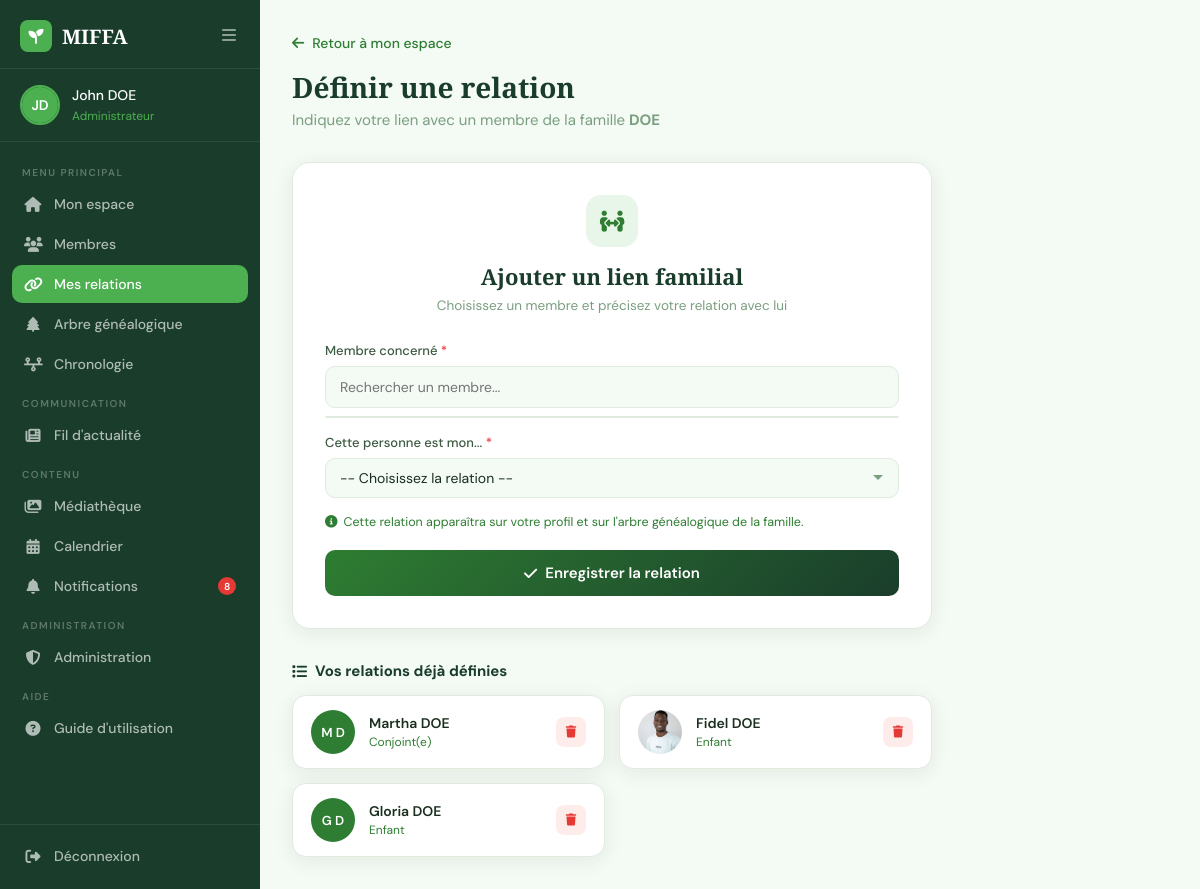
/accounts/relations/add/ (signed in), run on the app's committed database.
### accounts/models.py (models this page shows, shortened)
class User(AbstractUser):
    ROLE_CHOICES = (
        ('admin', 'Administrateur'),
        ('member', 'Membre'),
    )
    GENDER_CHOICES = (
        ('M', 'Homme'),
        ('F', 'Femme'),
    )
    email = models.EmailField(unique=True)
    first_name = models.CharField(max_length=150)
    last_name = models.CharField(max_length=150)
    role = models.CharField(max_length=20, choices=ROLE_CHOICES, default='member')
    photo = models.ImageField(upload_to='profiles/', null=True, blank=True)
    bio = models.TextField(blank=True)
    birth_date = models.DateField(default='2000-01-01')
    profession = models.CharField(max_length=150, blank=True)
    phone = models.CharField(max_length=20, blank=True)
    city = models.CharField(max_length=100, blank=True)
    gender = models.CharField(max_length=1, choices=GENDER_CHOICES)
    hide_email = models.BooleanField(default=False)
    hide_birth_date = models.BooleanField(default=False)
    hide_phone = models.BooleanField(default=False)
    hide_profession = models.BooleanField(default=False)
    hide_city = models.BooleanField(default=False)
    is_deceased = models.BooleanField(default=False)
    deceased_marked_by = models.ForeignKey(
        'self', on_delete=models.SET_NULL,
        null=True, blank=True,
        related_name='marked_deceased'
    )
    deceased_at = models.DateTimeField(null=True, blank=True)
    relation_to_family = models.CharField(max_length=100, blank=True, default='')
    family = models.ForeignKey(
        'Family',
        on_delete=models.SET_NULL,
        null=True, blank=True,
        related_name='members'
    )

class Family(models.Model):
    name = models.CharField(max_length=150)
    code = models.CharField(max_length=10, unique=True, blank=True, null=True)
    banner = models.ImageField(upload_to='Bannieres/', null=True, blank=True)
    created_by = models.ForeignKey(
        'User', on_delete=models.SET_NULL,
        null=True, related_name='created_families'
    )
    created_at = models.DateTimeField(auto_now_add=True)

class Relation(models.Model):
    RELATION_CHOICES = (
        ('parent', 'Parent'),
        ('enfant', 'Enfant'),
        ('conjoint', 'Conjoint(e)'),
        ('frere_soeur', 'Frère / Sœur'),
        ('cousin', 'Cousin(e)'),
        ('grand_parent', 'Grand-parent'),
        ('petit_enfant', 'Petit-enfant'),
        ('oncle_tante', 'Oncle / Tante'),
        ('neveu_niece', 'Neveu / Nièce'),
        ('autre', 'Autre'),
    )
    member = models.ForeignKey('User', on_delete=models.CASCADE, related_name='relations_from')
    related_member = models.ForeignKey('User', on_delete=models.CASCADE, related_name='relations_to')
    relation_type = models.CharField(max_length=20, choices=RELATION_CHOICES)
    created_at = models.DateTimeField(auto_now_add=True)
    class Meta:
        unique_together = ('member', 'related_member')

### accounts/decorators.py (the view)
    def wrapper(request, *args, **kwargs):
        if request.user.is_authenticated and request.user.role == 'member' and not request.user.family:
            from .models import JoinRequest
            has_pending = JoinRequest.objects.filter(user=request.user, status='pending').exists()
            if has_pending:
                messages.warning(request, "Votre demande d'adhésion est en attente d'approbation.")
                return redirect('dashboard')
        return view_func(request, *args, **kwargs)

### accounts/context_processors.py (called while the page is built)
def pending_relation_requests(request):
    if request.user.is_authenticated:
        relation_count = RelationRequest.objects.filter(to_user=request.user, status='pending').count()
        notif_count = Notification.objects.filter(user=request.user, is_read=False).count()
        return {
            'pending_relation_count': relation_count,
            'unread_notif_count': notif_count,
        }
    return {'pending_relation_count': 0, 'unread_notif_count': 0}

### accounts/views.py (called while the page is built, shortened)
@login_required
@approved_required
def add_relation(request):
    existing_relations = Relation.objects.filter(member=request.user).select_related('related_member')
    sent_requests = RelationRequest.objects.filter(from_user=request.user, status='pending').select_related('to_user')
    received_requests = RelationRequest.objects.filter(to_user=request.user, status='pending').select_related(
        'from_user')
    return render(request, 'accounts/add_relation.html', {
        'existing_relations': existing_relations,
        'sent_requests': sent_requests,
        'received_requests': received_requests,
    })

### accounts/templates/accounts/add_relation.html (shortened to what this page needs)
{% load static %}
<!DOCTYPE html>
<html lang="fr">
<head>
    <link rel="stylesheet" href="https://cdnjs.cloudflare.com/ajax/libs/font-awesome/6.5.0/css/all.min.css">
    <link rel="stylesheet" href="{% static 'global.css' %}">
    <link rel="stylesheet" href="{% static 'accounts/css/dashboard.css' %}">
    <link rel="stylesheet" href="{% static 'accounts/css/members.css' %}">
    <link rel="stylesheet" href="{% static 'accounts/css/relations.css' %}">
</head>
<body>
<aside class="sidebar" id="sidebar">
    <div class="sidebar-header">
        <a href="{% url 'indexOfAccounts' %}" class="logo">
            <div class="logo-icon"><i class="fa-solid fa-seedling"></i></div>
            <span>MIFFA</span>
        </a>
        <button class="sidebar-toggle" onclick="toggleSidebar()">
            <i class="fa-solid fa-bars"></i>
        </button>
    </div>
    <div class="sidebar-user">
        <div class="user-avatar">
            {% if user.photo %}
            <img src="{{ user.photo.url }}" alt="{{ user.first_name }}">
            {% else %}
            <div class="avatar-placeholder">
                {{ user.first_name|first|upper }}{{ user.last_name|first|upper }}
            </div>
            {% endif %}
        </div>
        <div class="user-info">
            <span class="user-name">{{ user.first_name }} {{ user.last_name }}</span>
            <span class="user-role">{{ user.get_role_display }}</span>
        </div>
    </div>
    <nav class="sidebar-nav">
        <div class="nav-section-label">Menu principal</div>
        <a href="{% url 'dashboard' %}" class="nav-item">
            <i class="fa-solid fa-house"></i>
            <span>Mon espace</span>
        </a>
        <a href="{% url 'members_list' %}" class="nav-item">
            <i class="fa-solid fa-users"></i>
            <span>Membres</span>
        </a>
        <a href="{% url 'add_relation' %}" class="nav-item active">
            <i class="fa-solid fa-link"></i>
            <span>Mes relations</span>
        </a>
        <a href="{% url 'family_tree' %}" class="nav-item">
            <i class="fa-solid fa-tree"></i>
            <span>Arbre généalogique</span>
        </a>
        <a href="{% url 'timeline_view' %}" class="nav-item">
            <i class="fa-solid fa-timeline"></i>
            <span>Chronologie</span>
        </a>
        <div class="nav-section-label">Communication</div>
        <a href="{% url 'news_feed' %}" class="nav-item">
            <i class="fa-solid fa-newspaper"></i>
            <span>Fil d'actualité</span>
        </a>
        <div class="nav-section-label">Contenu</div>
        <a href="{% url 'media_library' %}" class="nav-item">
            <i class="fa-solid fa-images"></i>
            <span>Médiathèque</span>
        </a>
        <a href="{% url 'calendar_view' %}" class="nav-item">
            <i class="fa-solid fa-calendar-days"></i>
            <span>Calendrier</span>
        </a>
        <a href="{% url 'notifications' %}" class="nav-item">
            <i class="fa-solid fa-bell"></i>
            <span>Notifications</span>
            {% if unread_notif_count %}
            <span class="notif-badge" style="position:relative;top:auto;right:auto;margin-left:auto;">
                    {{ unread_notif_count }}
                </span>
            {% endif %}
        </a>
        {% if user.role == 'admin' %}
        <div class="nav-section-label">Administration</div>
        <a href="{% url 'admin_panel' %}" class="nav-item">
            <i class="fa-solid fa-shield-halved"></i>
            <span>Administration</span>
        </a>
        {% endif %}
        <div class="nav-section-label">Aide</div>
        <a href="{% url 'user_guide' %}" class="nav-item">
            <i class="fa-solid fa-circle-question"></i>
            <span>Guide d'utilisation</span>
        </a>
    </nav>
    <div class="sidebar-footer">
        <a href="{% url 'deconnexion' %}" class="nav-item logout">
            <i class="fa-solid fa-right-from-bracket"></i>
            <span>Déconnexion</span>
        </a>
    </div>
</aside>
<main class="main-content">
    <div class="topbar">
        <div class="topbar-left">
            <a href="{% url 'dashboard' %}" class="back-link">
                <i class="fa-solid fa-arrow-left"></i> Retour à mon espace
            </a>
            <h1>Définir une relation</h1>
            <p>Indiquez votre lien avec un membre de la famille <strong>{{ user.family.name }}</strong></p>
        </div>
    </div>
    <section class="relation-form-section">
        <div class="relation-form-card">
            <div class="relation-form-header">
                <div class="form-icon"><i class="fa-solid fa-people-arrows"></i></div>
                <h3>Ajouter un lien familial</h3>
                <p>Choisissez un membre et précisez votre relation avec lui</p>
            </div>
            <form method="POST">
                <div class="form-group">
                    <label>Membre concerné <span class="required">*</span></label>
                    <input type="text" id="memberSearch" placeholder="Rechercher un membre..." autocomplete="off">
                    <div id="memberResults" class="member-results"></div>
                </div>
                <div class="form-group">
                    <label>Cette personne est mon... <span class="required">*</span></label>
                    <select name="relation_type" required>
                        <option value="">-- Choisissez la relation --</option>
                    </select>
                </div>
                <p class="relation-note">
                    <i class="fa-solid fa-circle-info"></i>
                    Cette relation apparaîtra sur votre profil et sur l'arbre généalogique de la famille.
                </p>
                <button type="submit" class="btn-submit">
                    <i class="fa-solid fa-check"></i> Enregistrer la relation
                </button>
            </form>
        </div>
        {% if existing_relations %}
        <div class="existing-relations">
            <h4><i class="fa-solid fa-list"></i> Vos relations déjà définies</h4>
            <div class="relations-grid">
                {% for rel in existing_relations %}
                <div class="relation-card">
                    {% if rel.related_member.photo %}
                    <img src="{{ rel.related_member.photo.url }}" alt="">
                    {% else %}
                    <div class="avatar-placeholder-sm">
                        {{ rel.related_member.first_name|first|upper }} {{ rel.related_member.last_name|first|upper }}
                    </div>
                    {% endif %}
                    <a href="{% url 'member_profile' rel.related_member.id %}" style="text-decoration:none;flex:1;">
                        <div>
                            <span class="relation-name">{{ rel.related_member.first_name }} {{ rel.related_member.last_name }}</span>
                            <span class="relation-type">{{ rel.get_relation_type_display }}</span>
                        </div>
                    </a>
                    <form method="POST" action="{% url 'delete_relation' rel.id %}"
                          onsubmit="return confirm('Supprimer cette relation ?');" style="margin-left:auto">
                        <button type="submit" class="btn-remove-relation">
                            <i class="fa-solid fa-trash"></i>
                        </button>
                    </form>
                </div>
                {% endfor %}
            </div>
        </div>
        {% endif %}
    </section>
</main>
</body>
</html>

### static/global.css (style rules this page uses)
:root { --green-deep: #1a3d2b; --green-mid: #2e7d32; --green-soft: #4caf50; --green-light: #e8f5e9; --green-pale: #f4faf4; --cream: #fdfaf5; --text-dark: #1a2e1f; --text-mid: #3d5a42; --text-light: #7a9e80; --white: #ffffff; --red: #e53935; --border: #c8e6c9; --shadow: 0 8px 32px rgba(26,61,43,0.12); }
* { margin: 0; padding: 0; box-sizing: border-box; }
html { scroll-behavior: smooth; }
body { font-family: 'DM Sans', sans-serif; background: var(--cream); color: var(--text-dark); overflow-x: hidden; }
.logo { display: flex; align-items: center; gap: 10px; font-family: 'Playfair Display', serif; font-size: 24px; font-weight: 700; color: var(--green-deep); text-decoration: none; }
.logo-icon { width: 38px; height: 38px; background: var(--green-mid); border-radius: 10px; display: flex; align-items: center; justify-content: center; color: white; font-size: 18px; }
.back-link { display: inline-flex; align-items: center; gap: 8px; color: var(--green-mid); text-decoration: none; font-size: 14px; font-weight: 500; margin-bottom: 16px; transition: gap 0.2s; }

### accounts/static/accounts/css/members.css (style rules this page uses)
.back-link { display: inline-flex; align-items: center; gap: 8px; color: var(--green-mid); text-decoration: none; font-size: 14px; font-weight: 500; margin-bottom: 16px; transition: gap 0.2s; }
.relations-grid { display: grid; grid-template-columns: repeat(auto-fill, minmax(240px, 1fr)); gap: 14px; }
.relation-card { display: flex; align-items: center; gap: 14px; background: var(--white); border-radius: 14px; padding: 14px 18px; box-shadow: var(--shadow); border: 1px solid var(--border); text-decoration: none; color: var(--text-dark); transition: all 0.2s; }
.relation-card img, .avatar-placeholder-sm { width: 44px; height: 44px; border-radius: 50%; object-fit: cover; flex-shrink: 0; }
.avatar-placeholder-sm { background: var(--green-mid); color: white; font-size: 13px; font-weight: 600; display: flex; align-items: center; justify-content: center; }
.relation-card div { display: flex; flex-direction: column; gap: 2px; }
.relation-name { font-size: 14px; font-weight: 600; color: var(--text-dark); }
.relation-type { font-size: 12px; color: var(--green-mid); }

### data on the page
User: first_name|first "J", last_name|first "D", first_name "John", last_name "DOE", role "Administrateur", family.name "DOE"
Relation: related_member.first_name|first "M", related_member.last_name|first "D", related_member.first_name "Martha", related_member.last_name "DOE", relation_type "Conjoint(e)"
Relation: related_member.photo (picture), related_member.first_name "Fidel", related_member.last_name "DOE", relation_type "Enfant"
Relation: related_member.first_name|first "G", related_member.last_name|first "D", related_member.first_name "Gloria", related_member.last_name "DOE", relation_type "Enfant"

### other printed values
{{ unread_notif_count }} "8"
